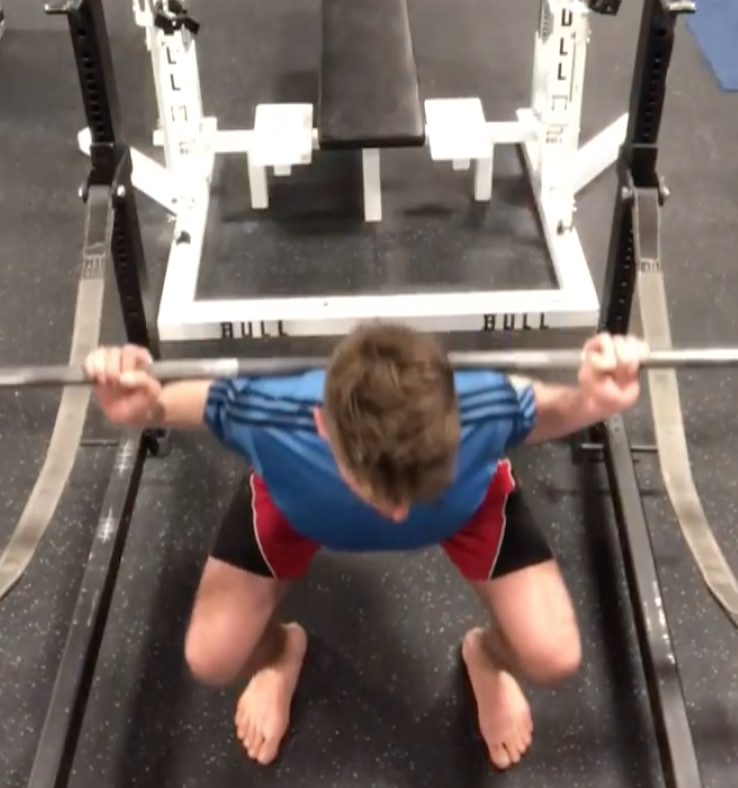
#> input picture jupyter-notebooks/client-requests/Patrick.png, 738 x 788 px
$ jupyter execute --allow-errors ClientSide-Requests.ipynb   (shell and % lines are left out)
#> lines starting #> are read from the running program, lines starting #| are printed output that depends on the picture
[cell 1]
import requests
import cv2
import json
from matplotlib import pyplot as plt
import base64

[cell 2]
# API Endpoint
URL = "http://localhost:3000/python/posenet"

[cell 3]
img = cv2.resize(cv2.imread("Patrick.png"), (256, 256))
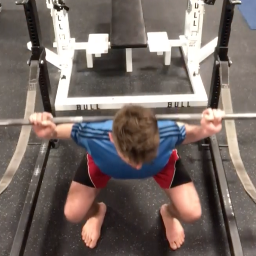
#> img: shape (256, 256, 3); mean B, G, R 100, 104.8, 116.5
# img = cv2.imread("Patrick.png")

[cell 4]
img.shape
#> Out = (256, 256, 3)
